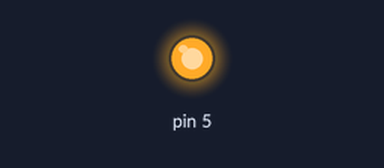
Bench run of a sketch on a simulated Arduino Uno, built with avr-gcc and run on an emulated ATmega328P. Parts: output pins drawn as LEDs (lit = HIGH).

Above: at 0.1 s.
Timing chart, 0 to 1.6 s (numbered marks = the images above):
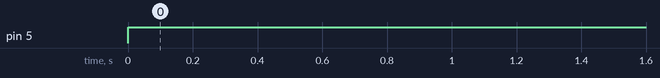

The sketch:

drive_test.ino
```cpp
void setup() {
  Serial.begin(9600);
  // put your setup code here, to run once:
  pinMode(5, OUTPUT);
}

void loop() {
  // put your main code here, to run repeatedly:
  analogWrite(5, 255);
}
```

Measured:
- by itself, pin 5: LOW → HIGH at 0.00 s
